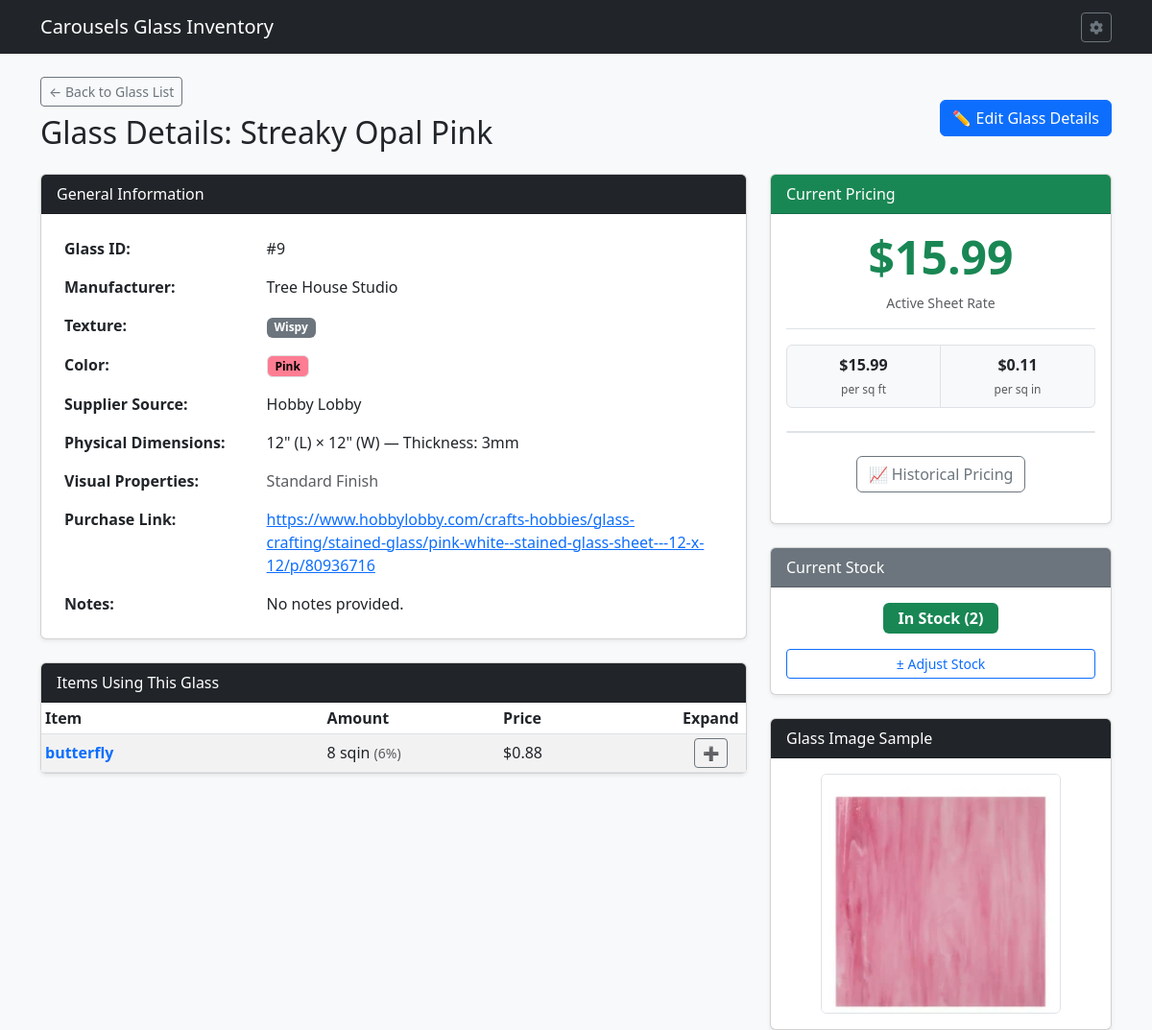
Page /glass/9 on the earlier database version.
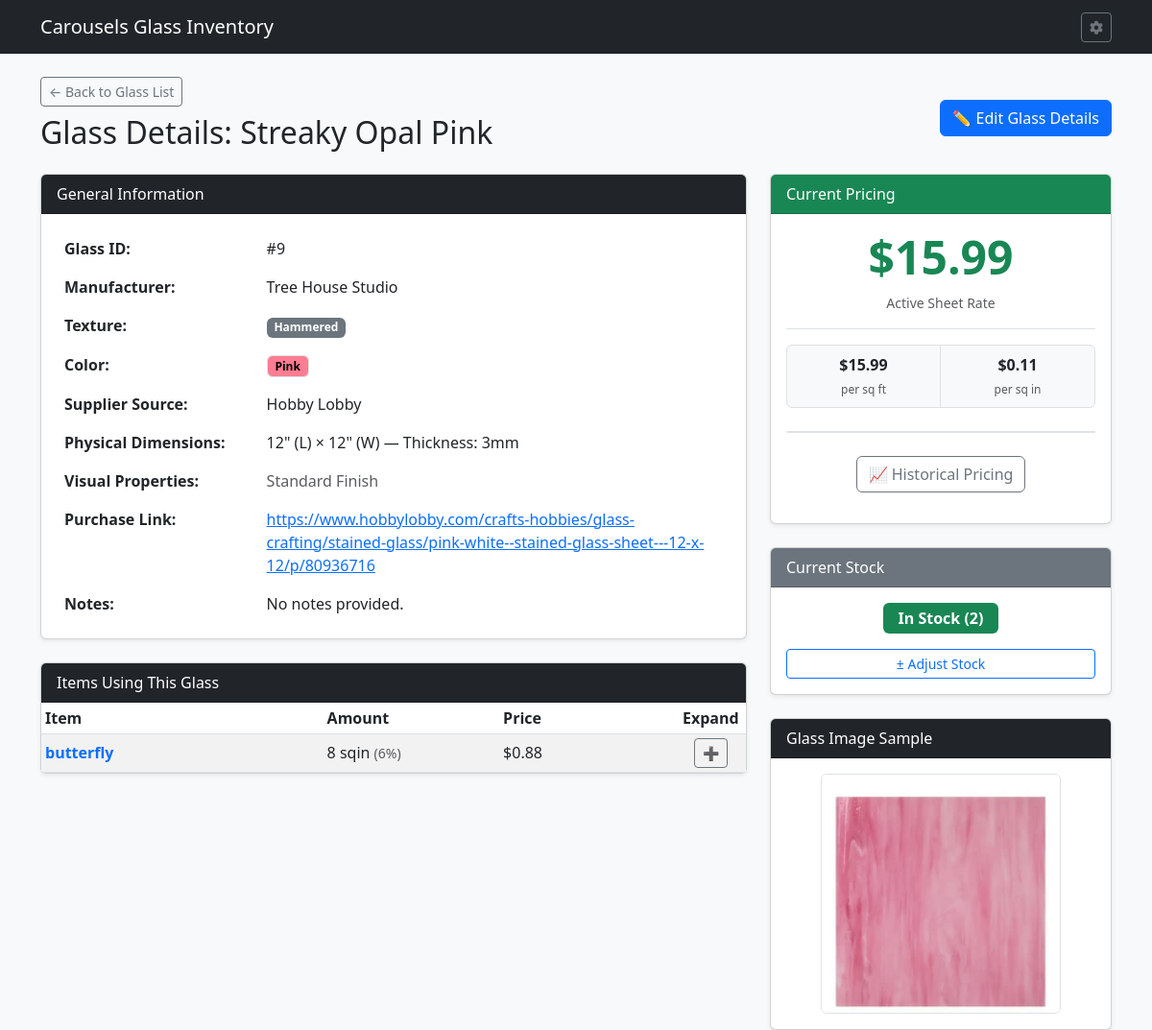
Same page on the later database version.
### tables this page shows
CREATE TABLE GSI (

    GLASSID INTEGER PRIMARY KEY AUTOINCREMENT,	--Glass Id number
    GLSNAME TEXT,				--Glass Name
    GLSMANF TEXT,				--Glass Manufacturer
    GLSLEN NUMERIC,				--Glass Length
    GLSWID NUMERIC,				--Glass Width
    GLSTHK NUMERIC,				--Glass Thickness
    GLSTEX TEXT,				--Glass Texture
    GLSIRI INTEGER,				--Iridescent Bool
    GLSOPAL INTEGER,				--Opalescent Bool
    GLSOURCE TEXT,				--Glass Source
    GLLINK TEXT,				--URL to Glass
    GLSIMG TEXT,				--Image of Glass
    GLSNOTE TEXT,				--Notes about Glass
    COLOR TEXT,					--Glass color
    GTRNSN TEXT,				--Glass Transparency
    ISACTIVE INTEGER,				--Is Active Bool

    FOREIGN KEY (GLSTEX) REFERENCES GTL(GLSTEX) ON DELETE SET NULL ON UPDATE CASCADE,
    FOREIGN KEY (COLOR) REFERENCES COLOR(COLOR) ON DELETE SET NULL ON UPDATE CASCADE,
    FOREIGN KEY (GLSOURCE) REFERENCES GSL(GLSOURCE) ON DELETE SET NULL ON UPDATE CASCADE,
    FOREIGN KEY (GTRNSN) REFERENCES GTRNS(GTRNSN) ON DELETE SET NULL ON UPDATE CASCADE

);

### routes/glass_routes.py (the view, shortened to what this page needs)
@glass_bp.route('/glass/<int:glass_id>', methods=['GET', 'POST'])
def glass_detail(glass_id):
    db = get_db_from_app()
    glass = db.execute('''
        SELECT g.*, p.GLSPRICE, s.SRCWEB, s.GLSLOGO, c.CHEX,
               COALESCE((
                   SELECT i.GLSSTOCK FROM GLSINV i
                   WHERE i.GLASSID = g.GLASSID
                   ORDER BY i.TS DESC, i.GLSTRNID DESC LIMIT 1
               ), 0) AS CURRENT_STOCK
        FROM GSI g
        LEFT JOIN GPC p ON g.GLASSID = p.GLASSID
        LEFT JOIN GSL s ON g.GLSOURCE = s.GLSOURCE
        LEFT JOIN COLOR c ON g.COLOR = c.COLOR
        WHERE g.GLASSID = ?
    ''', (glass_id,)).fetchone()
    if not glass:
        flash('Glass sheet record not found.', 'danger')
        return redirect(url_for('glass_bp.list_glass'))
    components = db.execute('''
        SELECT c.*, i.ITMNAME
        FROM IGC c
        JOIN ITM i ON c.ITEMID = i.ITEMID
        WHERE c.GLASSID = ?
    ''', (glass_id,)).fetchall()
    return render_template('glass_detail.html', glass=glass, components=components, today_date=date.today().isoformat())

### app.py (called while the page is built)
def get_db():
    conn = sqlite3.connect(DATABASE)
    conn.row_factory = sqlite3.Row
    conn.execute("PRAGMA foreign_keys = ON;")
    return conn

### routes/glass_routes.py (called while the page is built)
def get_db_from_app():
    from __main__ import get_db
    return get_db()

### templates/glass_detail.html (shortened to what the changed rows need)
{% extends 'base.html' %}
{% block content %}
<div class="d-flex justify-content-between align-items-center mb-3">
    <div>
        <a href="{{ url_for('glass_bp.list_glass') }}" class="btn btn-outline-secondary btn-sm mb-2">&larr; Back to Glass List</a>
        <h2>Glass Details: {{ glass.GLSNAME }}</h2>
    </div>
</div>
<div class="row">
    <div class="col-md-8">
        <div class="card shadow-sm mb-4">
            <div class="card-body">
                <table class="table table-borderless mb-0">
                    <tbody>
                        <tr>
                            <th style="width: 30%;">Glass ID:</th>
                            <td>#{{ glass.GLASSID }}</td>
                        </tr>
                        <tr>
                            <th>Manufacturer:</th>
                            <td>{{ glass.GLSMANF or 'Unspecified' }}</td>
                        </tr>
                        <tr>
                            <th>Texture:</th>
                            <td><span class="badge bg-secondary">{{ glass.GLSTEX or 'None' }}</span></td>
                        </tr>
                        <tr>
                            <th>Color:</th>
				<td>
	                        {% if glass.COLOR %}
	                            {% if glass.CHEX %}
	                                <span class="badge border color-badge" style="background-color: #{{ glass.CHEX }};">
	                                    {{ glass.COLOR }}
	                                </span>
	                            {% else %}
	                                <span class="badge bg-secondary">{{ glass.COLOR }}</span>
	                            {% endif %}
	                        {% else %}
	                            <span class="badge bg-light text-muted border">N/A</span>
	                        {% endif %}
	                    </td>
                        </tr>
                        <tr>
                            <th>Supplier Source:</th>
                            <td>{{ glass.GLSOURCE or 'None' }} {% if glass.SRCWEB %}<span class="badge bg-secondary text-light ms-1"><i class="fa fa-globe text-light ms-1"></i> Online Vendor</span>{% endif %}</td>
                        </tr>
                        <tr>
                            <th>Physical Dimensions:</th>
                            <td>
                                {% if glass.GLSLEN %}
                                    {{ glass.GLSLEN }}" (L) × {{ glass.GLSWID }}" (W) — Thickness: {{ glass.GLSTHK or '?' }}mm
                                {% else %}
                                    <span class="text-muted">No dimensions recorded</span>
                                {% endif %}
                            </td>
                        </tr>
                        <tr>
                            <th>Visual Properties:</th>
                        </tr>
                        <tr>
                            <th>Purchase Link:</th>
                            <td>
                                {% if glass.GLLINK %}
                                    <a href="{{ glass.GLLINK }}" target="_blank" rel="noopener">{{ glass.GLLINK }}</a>
                                {% else %}
                                    <span class="text-muted">None</span>
                                {% endif %}
                            </td>
                        </tr>
                        <tr>
                            <th>Notes:</th>
                            <td>{{ glass.GLSNOTE or 'No notes provided.' }}</td>
                        </tr>
                    </tbody>
                </table>
            </div>
        </div>
        <div class="card shadow-sm">
            <div class="card-body p-0">
                <table class="table table-sm table-striped mb-0 align-middle">
                    <thead>
                        <tr>
                            <th style="width: 40%;">Item</th>
                            <th style="width: 25%;">Amount</th>
                            <th style="width: 25%;">Price</th>
                            <th style="width: 10%; text-align: center;">Expand</th>
                        </tr>
                    </thead>
                        {% set total_glass_sqin = (glass.GLSLEN * glass.GLSWID) if (glass.GLSLEN and glass.GLSWID and glass.GLSLEN > 0 and glass.GLSWID > 0) else 0 %}
                        {% set price_per_sqin = (glass.GLSPRICE / total_glass_sqin) if (glass.GLSPRICE and total_glass_sqin > 0) else 0 %}
                        {% set item_groups = {} %}
                        {% for comp in components %}
                            {% if comp.ITEMID not in item_groups %}
                                {% set _ = item_groups.update({comp.ITEMID: {'ITMNAME': comp.ITMNAME, 'ITEMID': comp.ITEMID, 'comps': [], 'total_sqin': 0.0}}) %}
                            {% endif %}
                            {% set comp_sqin = (comp.COMPLEN or 0) * (comp.COMPWID or 0) %}
                            {% set _ = item_groups[comp.ITEMID]['comps'].append(comp) %}
                            {% set _ = item_groups[comp.ITEMID].update({'total_sqin': item_groups[comp.ITEMID]['total_sqin'] + comp_sqin}) %}
                        {% endfor %}
                </table>
            </div>
        </div>
    </div>
<div class="col-md-4">
        <div class="card shadow-sm mb-4">
            <div class="card-body text-center">
                {% if glass.GLSPRICE %}
                    <h1 class="display-5 text-success fw-bold">${{ "%.2f"|format(glass.GLSPRICE) }}</h1>
                {% else %}
                    <p class="text-muted mb-0">No active price set for this sheet.</p>
                {% endif %}
<br>
            </div>
        </div>
                {% set stock = glass.CURRENT_STOCK if glass.CURRENT_STOCK is not none else 0 %}
{% if glass.GLSIMG %}
        <div class="card shadow-sm">
            <div class="card-body text-center">
                {% if glass.GLSIMG.startswith('http://') or glass.GLSIMG.startswith('https://') %}
                    <img src="{{ glass.GLSIMG }}" alt="{{ glass.GLSNAME }}" class="img-fluid rounded border" style="max-height: 250px;">
                {% else %}
                    <img src="{{ url_for('static', filename=glass.GLSIMG.lstrip('/')) }}" alt="{{ glass.GLSNAME }}" class="img-fluid rounded border" style="max-height: 250px;">
                {% endif %}
            </div>
        </div>
        {% endif %}
    </div>
</div>
{% endblock %}

Differences in the rows shown:
changed GSI "Streaky Opal Pink": GLSTEX "Wispy" → "Hammered"
